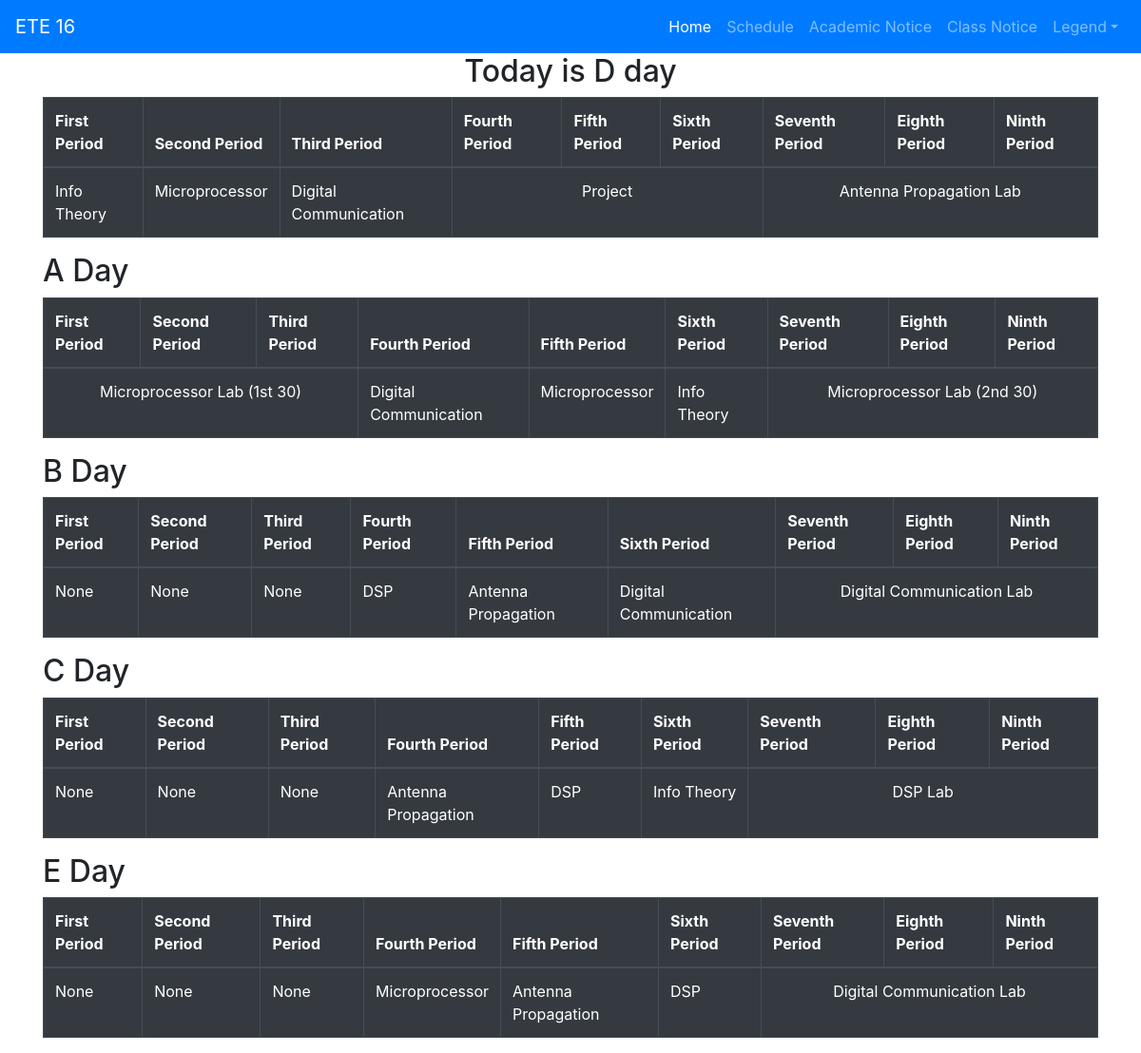
Page /schedule/ (signed in) on the committed database.
### users/models.py (models this page shows)
class CustomUser(AbstractUser):
	roll = models.IntegerField(validators=[MinValueValidator(1604001),MaxValueValidator(1604060)],null=True,blank=False)
	email = models.EmailField(null=False,blank=False)
	REQUIRED_FIELDS = ['roll','email']

### schedule/models.py (models this page shows, shortened)
class Schedule(models.Model):
	DAY_CHOICES = [
	('A','A'),
	('B','B'),
	('C','C'),
	('D','D'),
	('E','E'),
	]
	day = models.CharField(max_length=1,choices=DAY_CHOICES)
	date = models.DateField(auto_now_add=True)
	def __str__(self):
		return self.day

class Routine(models.Model):
	DAY_CHOICES = [
	('A','A'),
	('B','B'),
	('C','C'),
	('D','D'),
	('E','E'),
	]
	day = models.CharField(max_length=1,choices=DAY_CHOICES)
	morning_lab = models.BooleanField(default = False)
	first_period = models.CharField(max_length=30, null = " ",blank=True,default = "-")
	second_period = models.CharField(max_length=30, null = " ",blank=True,default = "-")
	third_period = models.CharField(max_length=30, null = " ",blank=True,default = "-")
	after_morning_lab=models.BooleanField(default = False)
	fourth_period = models.CharField(max_length=30, null = " ",blank=True,default = "-")
	fifth_period = models.CharField(max_length=30, null = " ",blank=True,default = "-")
	sixth_period = models.CharField(max_length=30, null = " ",blank=True,default = "-")
	afternoon_lab=models.BooleanField(default = False)
	seventh_period = models.CharField(max_length=30, null = " ",blank=True,default = "-")
	eigth_period = models.CharField(max_length=30, null = " ",blank=True,default = "-")
	ninth_period = models.CharField(max_length=30, null = " ",blank=True,default = "-")

### schedule/views.py (the view)
# urls.py: path('',ScheduleView,name='schedule'),
def ScheduleView(request):
	day = Schedule.objects.all()[0]
	context = {
		"day":day,
	}
	if str(day) == "A":
		routine=Routine.objects.get(day="A")
	elif str(day) == "B":
		routine=Routine.objects.get(day="B")
	elif str(day) == "C":
		routine=Routine.objects.get(day="C")
	elif str(day) == "D":
		routine=Routine.objects.get(day="D")
	elif str(day) == "E":
		routine=Routine.objects.get(day="E")
	context["routine"] = routine
	remaining_routine = Routine.objects.exclude(day=day)
	context["remaining_routine"] = remaining_routine
	return render(request,'schedule.html',context)

### templates/schedule.html
{% extends 'base.html' %}
{% block content %}
    <h2 class="text-center">Today is {{ day }} day</h2>
 	<table class="table table-bordered table-dark table-responsive">
		<thead>
		<tr>
		  <th scope="col">First Period</th>
		  <th scope="col">Second Period</th>
		  <th scope="col">Third Period</th>
		  <th scope="col">Fourth Period</th>
		  <th scope="col">Fifth Period</th>
		  <th scope="col">Sixth Period</th>
		  <th scope="col">Seventh Period</th>
		  <th scope="col">Eighth Period</th>
		  <th scope="col">Ninth Period</th>
		</tr>
		</thead>
		<tbody>
		<tr>
			{% if routine.morning_lab %}
		  <td colspan="3" class="text-center">{{ routine.first_period }}</td>
		    {% else %}
		  <td>{{ routine.first_period }}</td>
		  <td>{{ routine.second_period }}</td>
		  <td>{{ routine.third_period }}</td>
		    {% endif %}
		    {% if routine.after_morning_lab %}
		  <td colspan="3" class="text-center">{{ routine.fourth_period }}</td>
		  	{% else %}
		  <td>{{ routine.fourth_period }}</td>
		  <td>{{ routine.fifth_period }}</td>
		  <td>{{ routine.sixth_period }}</td>
		    {% endif %}
		    {% if routine.afternoon_lab %}
		  <td colspan="3" class="text-center">{{ routine.seventh_period }}</td>
		  	{% else %}
		  <td>{{ routine.seventh_period }}</td>
		  <td>{{ routine.eighth_period }}</td>
		  <td>{{ routine.ninth_period }}</td>
		    {% endif %}
		</tr>
		</tbody>
	</table>
	{% for routine in remaining_routine %}
	<h2>{{ routine.day }} Day</h2>
	<table class="table table-bordered table-dark table-responsive">
		<thead>
		<tr>
		  <th scope="col">First Period</th>
		  <th scope="col">Second Period</th>
		  <th scope="col">Third Period</th>
		  <th scope="col">Fourth Period</th>
		  <th scope="col">Fifth Period</th>
		  <th scope="col">Sixth Period</th>
		  <th scope="col">Seventh Period</th>
		  <th scope="col">Eighth Period</th>
		  <th scope="col">Ninth Period</th>
		</tr>
		</thead>
		<tbody>
		<tr>
			{% if routine.morning_lab %}
		  <td colspan="3" class="text-center">{{ routine.first_period }}</td>
		    {% else %}
		  <td>{{ routine.first_period }}</td>
		  <td>{{ routine.second_period }}</td>
		  <td>{{ routine.third_period }}</td>
		    {% endif %}
		    {% if routine.after_morning_lab %}
		  <td colspan="3" class="text-center">{{ routine.fourth_period }}</td>
		  	{% else %}
		  <td>{{ routine.fourth_period }}</td>
		  <td>{{ routine.fifth_period }}</td>
		  <td>{{ routine.sixth_period }}</td>
		    {% endif %}
		    {% if routine.afternoon_lab %}
		  <td colspan="3" class="text-center">{{ routine.seventh_period }}</td>
		  	{% else %}
		  <td>{{ routine.seventh_period }}</td>
		  <td>{{ routine.eighth_period }}</td>
		  <td>{{ routine.ninth_period }}</td>
		    {% endif %}
		</tr>
		</tbody>
	</table>
	{% endfor %}
{% endblock content %}

### templates/base.html (shortened to what this page needs)
<!DOCTYPE html>
<!DOCTYPE html>
<html>
<head>
	<link rel="stylesheet" href="https://stackpath.bootstrapcdn.com/bootstrap/4.5.0/css/bootstrap.min.css">
</head>
<body>
	<nav class="navbar navbar-expand-lg navbar-dark bg-primary">
		<a class="navbar-brand" href="{% url 'home' %}">ETE 16</a>
		<div class="collapse navbar-collapse" id="navbarNav">
		<ul class="navbar-nav ml-auto">
		  <li class="nav-item active">
		    <a class="nav-link" href="#">Home<span class="sr-only">(current)</span></a>
		  </li>
		  <li class="nav-item">
		    <a class="nav-link" href="{% url 'schedule' %}">Schedule</a>
		  </li>
		  <li class="nav-item">
		    <a class="nav-link" href="{% url 'academic_notice' %}">Academic Notice</a>
		  </li>
		  <li class="nav-item">
		    <a class="nav-link" href="{% url 'class_notice_list' %}">Class Notice</a>
		  </li>
	{% if user.is_authenticated %}
			<li class="nav-item">
				<a href="#" class="nav-link dropdown-toggle" id="studentmenu" data-toggle="dropdown" aria-haspopup="true" aria-expanded="false">{{ user.username }}</a>
			</li>
	{% else %}
			<form class="form-inline ml-auto bg-primary">You are not logged in
			<a href="{% url 'login' %}" class="btn btn-primary">Log In</a>
			<a href="{%url 'signup'%}" class="btn btn-primary ml-2">Sign Up</a>
			</form>
	{% endif %}
	</ul>
	</div>
	</nav>
	<div class="container">
	{% block content %}
	{% endblock content %}
	</div>
</body>
</html>

### rows in the picture
CustomUser: username "Legend"
Schedule: day "D"
Routine: first_period "Info Theory", second_period "Microprocessor", third_period "Digital Communication", fourth_period "Project", seventh_period "Antenna Propagation Lab"
Routine: day "A", first_period "Microprocessor Lab (1st 30)", fourth_period "Digital Communication", fifth_period "Microprocessor", sixth_period "Info Theory", seventh_period "Microprocessor Lab (2nd 30)"
Routine: day "B", first_period "None", second_period "None", third_period "None", fourth_period "DSP", fifth_period "Antenna Propagation", sixth_period "Digital Communication", seventh_period "Digital Communication Lab"
Routine: day "C", first_period "None", second_period "None", third_period "None", fourth_period "Antenna Propagation", fifth_period "DSP", sixth_period "Info Theory", seventh_period "DSP Lab"
Routine: day "E", first_period "None", second_period "None", third_period "None", fourth_period "Microprocessor", fifth_period "Antenna Propagation", sixth_period "DSP", seventh_period "Digital Communication Lab"
